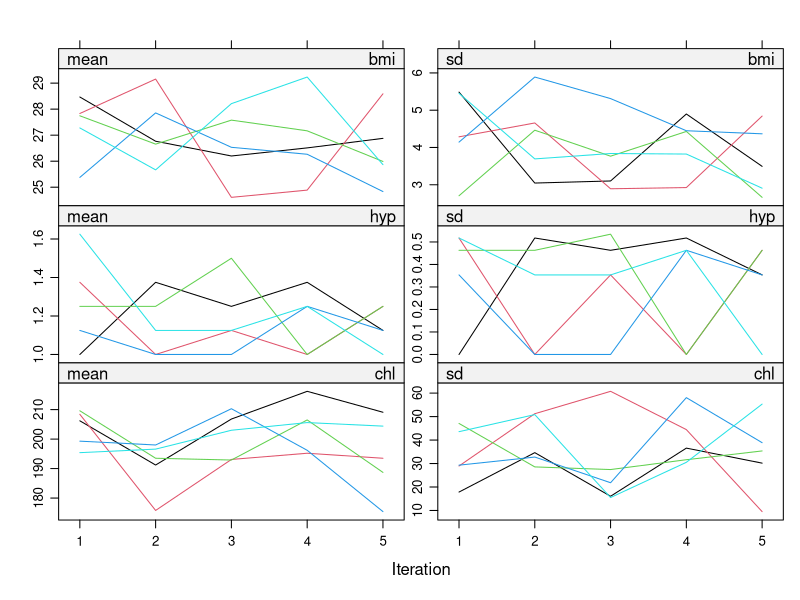
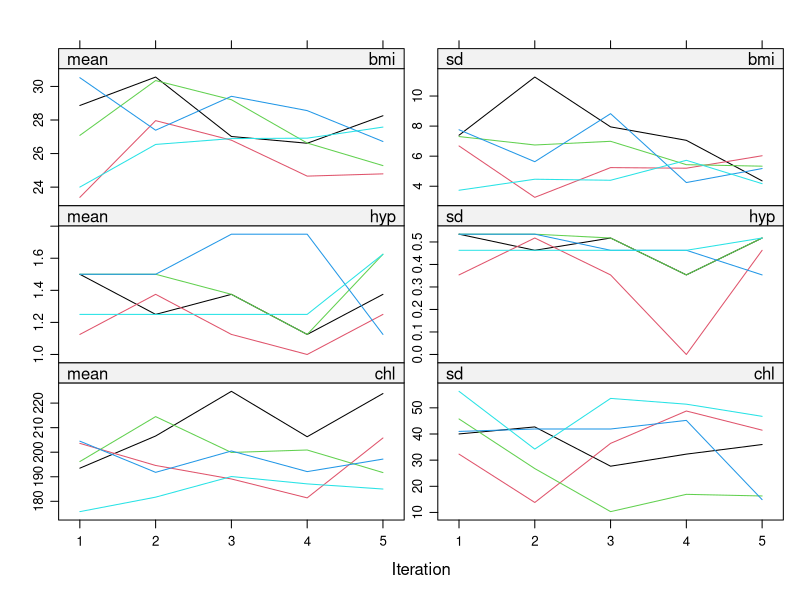
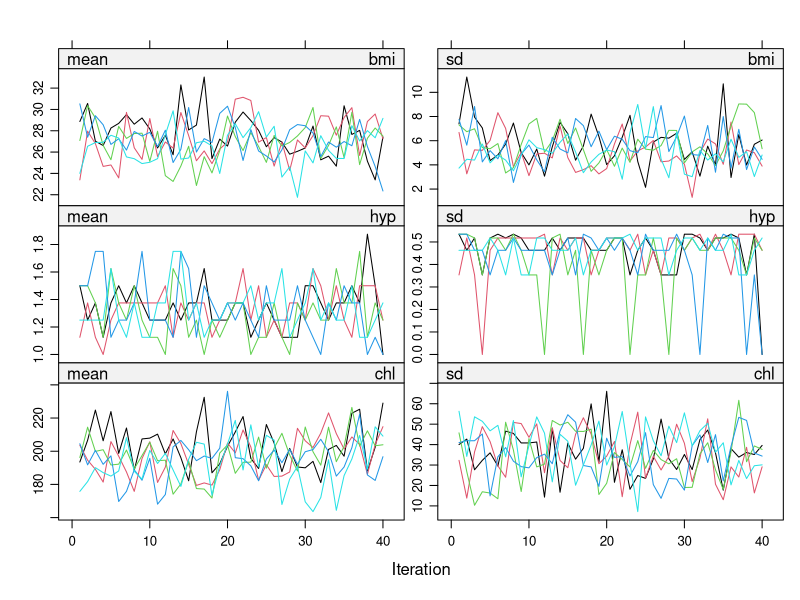
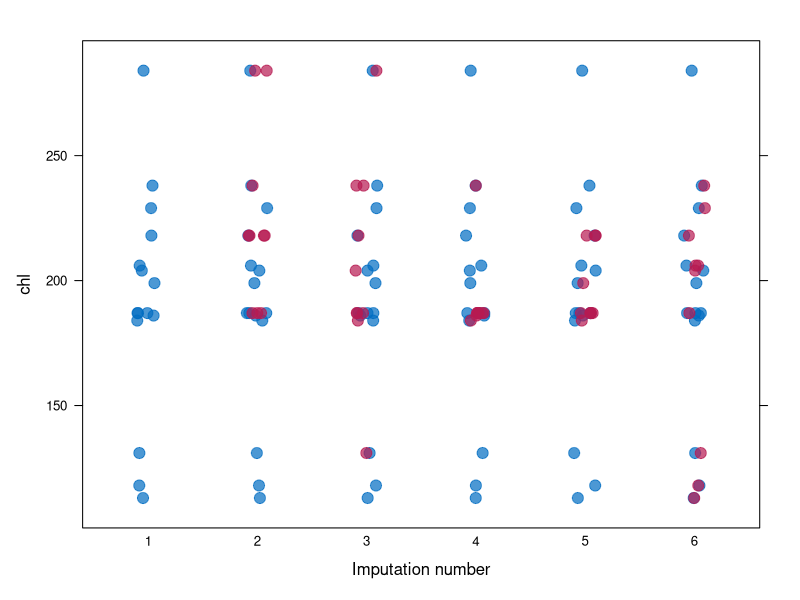
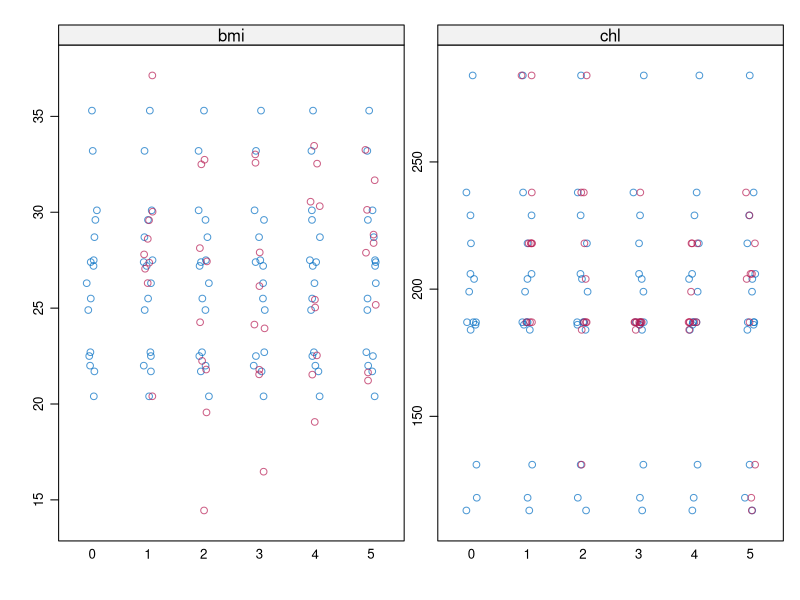
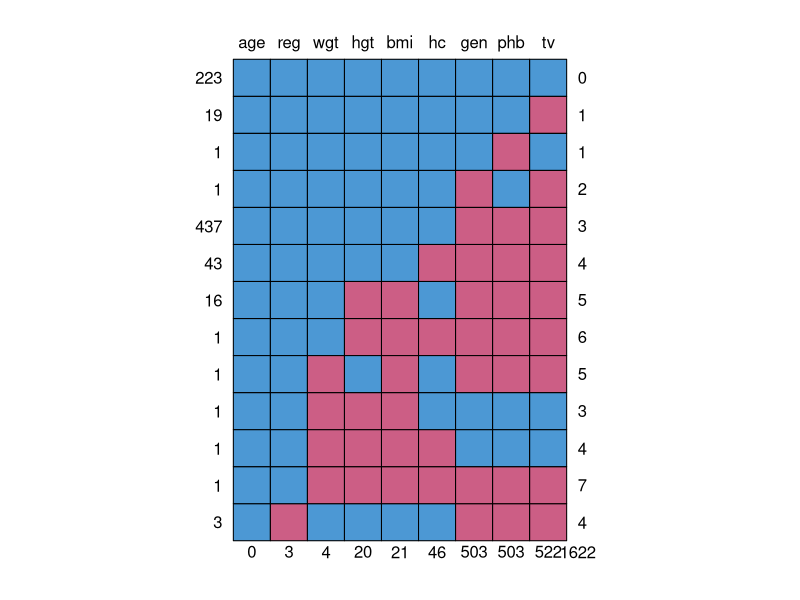
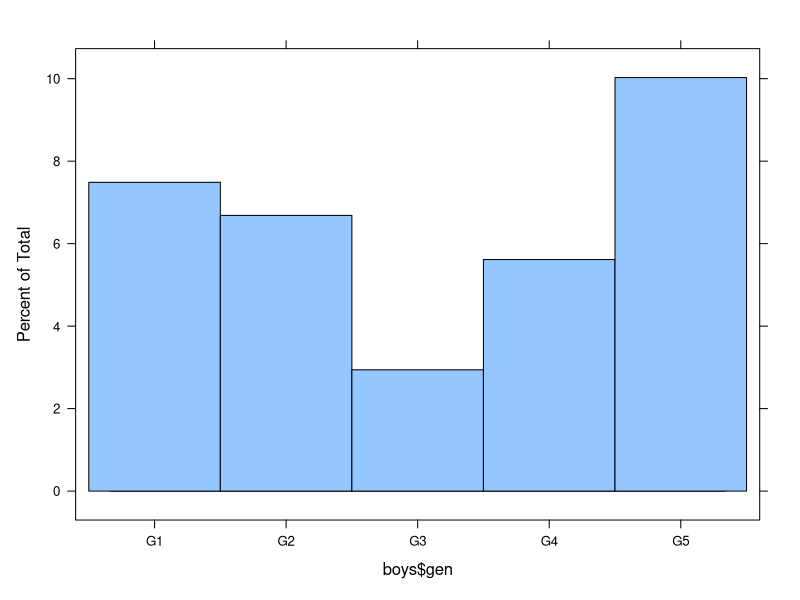
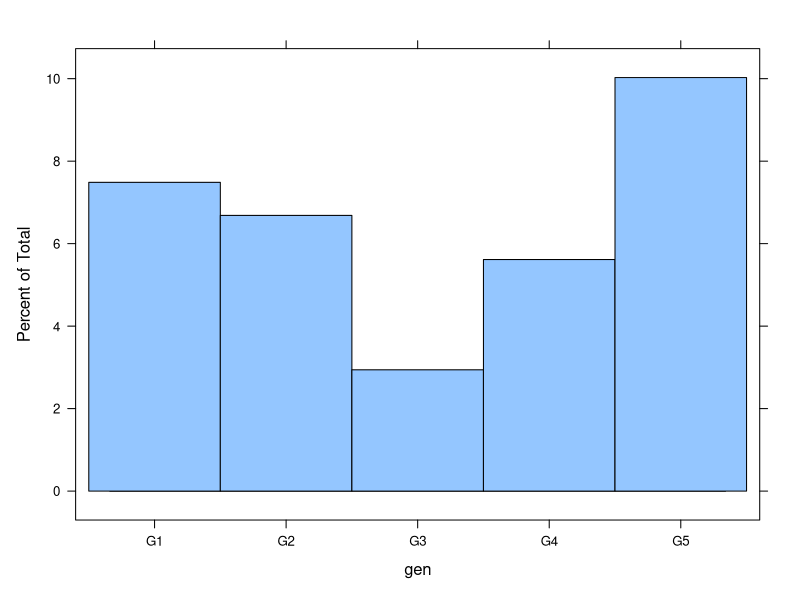

These charts were generated, in order, by the following R code:
## ---- chunk 1
library(mice)    # data imputation
library(lattice) # plotting device
library(dplyr)   # data manipulation
library(magrittr)# pipes
library(purrr)   # functional programming
set.seed(123)
## ---- chunk 2
nhanes
## ---- chunk 3
imp <- mice(nhanes, m = 3, print=F)
## ---- chunk 4
imp$pred
## ---- chunk 5
ini <- mice(nhanes, maxit=0, print=F)
pred <- ini$pred
pred
## ---- chunk 6
pred <- make.predictorMatrix(nhanes)
pred
## ---- chunk 7
pred[, "hyp"] <- 0
pred
## ---- chunk 8
imp <- mice(nhanes, predictorMatrix =  pred, print = F)
## ---- chunk 9
ini <- mice(nhanes, pred=quickpred(nhanes, mincor=.3), print=F)
ini$pred
## ---- chunk 10
imp <- mice(nhanes, print=F)
plot(imp)
## ---- chunk 11
imp <- mice(nhanes, seed=123, print=F)
## ---- chunk 12
imp$meth
## ---- chunk 13
summary(nhanes2)
## ---- chunk 14
str(nhanes2)
## ---- chunk 15
imp <- mice(nhanes2, print=F)
imp$meth
## ---- chunk 16
methods(mice)
## ---- chunk 17
meth <- make.method(nhanes2)
meth
meth["bmi"] <- "norm"
meth
## ---- chunk 18
imp <- mice(nhanes2, meth = meth, print=F)
## ---- chunk 19
plot(imp)
## ---- chunk 20
imp40 <- mice.mids(imp, maxit=35, print=F)
plot(imp40)
## ---- chunk 21
stripplot(imp, chl~.imp, pch=20, cex=2)
## ---- chunk 22
stripplot(imp)
## ---- chunk 23
fit <- with(imp, lm(bmi ~ chl))
fit
## ---- chunk 24
class(fit)
## ---- chunk 25
ls(fit)
## ---- chunk 26
summary(fit$analyses[[2]])
## ---- chunk 27
pool.fit <- pool(fit)
summary(pool.fit)
pool.fit
## ---- chunk 28
help(boys)
?boys
## ---- chunk 29
head(boys, n = 10)
## ---- chunk 30
tail(boys, n = 10)
## ---- chunk 31
!is.unsorted(boys$age)
## ---- chunk 32
dim(boys)
## ---- chunk 33
summary(boys)
## ---- chunk 34
md.pattern(boys)
## ---- chunk 35
mpat <- md.pattern(boys, plot = FALSE)
sum(mpat[, "gen"] == 0)
## ---- chunk 36
R <- is.na(boys$gen) 
head(R, n = 100)
tail(R, n = 100)
length(R)
## ---- chunk 37
lattice::histogram(boys$gen)
## ---- chunk 38
lattice::histogram(~ gen, data = boys)
## ---- chunk 39
lattice::histogram(~ age | R, data=boys)
## ---- chunk 40
imp <- mice(boys, print=FALSE)
## ---- chunk 41
boys %>% 
  select(-phb, -gen, -reg) %>%
  colMeans(na.rm = TRUE)
## ---- chunk 42
imp %>%
  mice::complete("all") %>%
  map(select, -phb, -gen, -reg) %>%  
  map(colMeans)
## ---- chunk 43
imp %>%
  with(summary(tv)) %>%
  summary()
## ---- chunk 44
imp %>%
  with(mean(tv)) %>%
  summary()
## ---- chunk 45
ave <- imp %>%
  mice::complete("long") %>%
  group_by(.id) %>%
  summarise_all(.funs = mean) %>%
  select(-.id, -.imp, -phb, -gen, -reg)

head(ave)
## ---- chunk 46
cor.wrong <- ave %>%
  cor() %>%
  round(digits = 2)
## ---- chunk 47
cor.wrong
## ---- chunk 48
fisher.trans <- function(x) 1/2 * log((1 + x) / (1 - x))
fisher.backtrans <- function(x) (exp(2 * x) - 1) / (exp(2 * x) + 1)
## ---- chunk 49
cor <- imp %>%
  mice::complete("all") %>%
  map(select, -phb, -gen, -reg) %>%  
  map(stats::cor) %>%
  map(fisher.trans)
cor
## ---- chunk 50
cor.rect <- Reduce("+", cor) / length(cor) # m is equal to the length of the list
cor.rect <- fisher.backtrans(cor.rect)
## ---- chunk 51
cor.wrong
## ---- chunk 52
round(cor.rect, digits = 2)
## ---- chunk 53
diag(cor.rect) <- 1
cor.rect
## ---- chunk 54
help(mammalsleep)
## ---- chunk 55
head(mammalsleep)
summary(mammalsleep)
str(mammalsleep)
## ---- chunk 56
md.pattern(mammalsleep)
## ---- chunk 57
imp1 <- mice(mammalsleep, maxit = 10, print=F)
## ---- chunk 58
plot(imp1)
## ---- chunk 59
fit1 <- with(imp1, lm(sws ~ log10(bw) + odi))
## ---- chunk 60
est1 <- pool(fit1)
est1
summary(est1)
## ---- chunk 61
imp2 <- mice(mammalsleep[ , -1], maxit = 10, print = F)
## ---- chunk 62
fit2 <- with(imp2, lm(sws ~ log10(bw) + odi))
est2 <- pool(fit2)
est2
summary(est2)
## ---- chunk 63
plot(imp2)
## ---- chunk 64
meth <- make.method(mammalsleep)
meth
## ---- chunk 65
pred <- make.predictorMatrix(mammalsleep)
pred
## ---- chunk 66
meth["ts"]<- "~ I(sws + ps)"
meth
## ---- chunk 67
pred[c("sws", "ps"), "ts"] <- 0
pred[, "species"] <- 0
pred
## ---- chunk 68
pas.imp <- mice(mammalsleep, 
                meth = meth, 
                pred = pred, 
                maxit = 10, 
                seed = 123, 
                print = F)
## ---- chunk 69
meth<- make.method(boys)
pred <- make.predictorMatrix(boys)
meth["bmi"]<- "~ I(wgt / (hgt / 100)^2)"
meth["wgt"]<- "~ I(bmi * (hgt / 100)^2)"
meth["hgt"]<- "~ I(sqrt(wgt / bmi) * 100)"
pred[c("bmi", "wgt", "hgt"), ] <- 0
imp.path <- mice(boys, 
                 meth=meth, 
                 pred=pred, 
                 seed=123)
plot(imp.path, c("hgt", "wgt", "bmi"))
